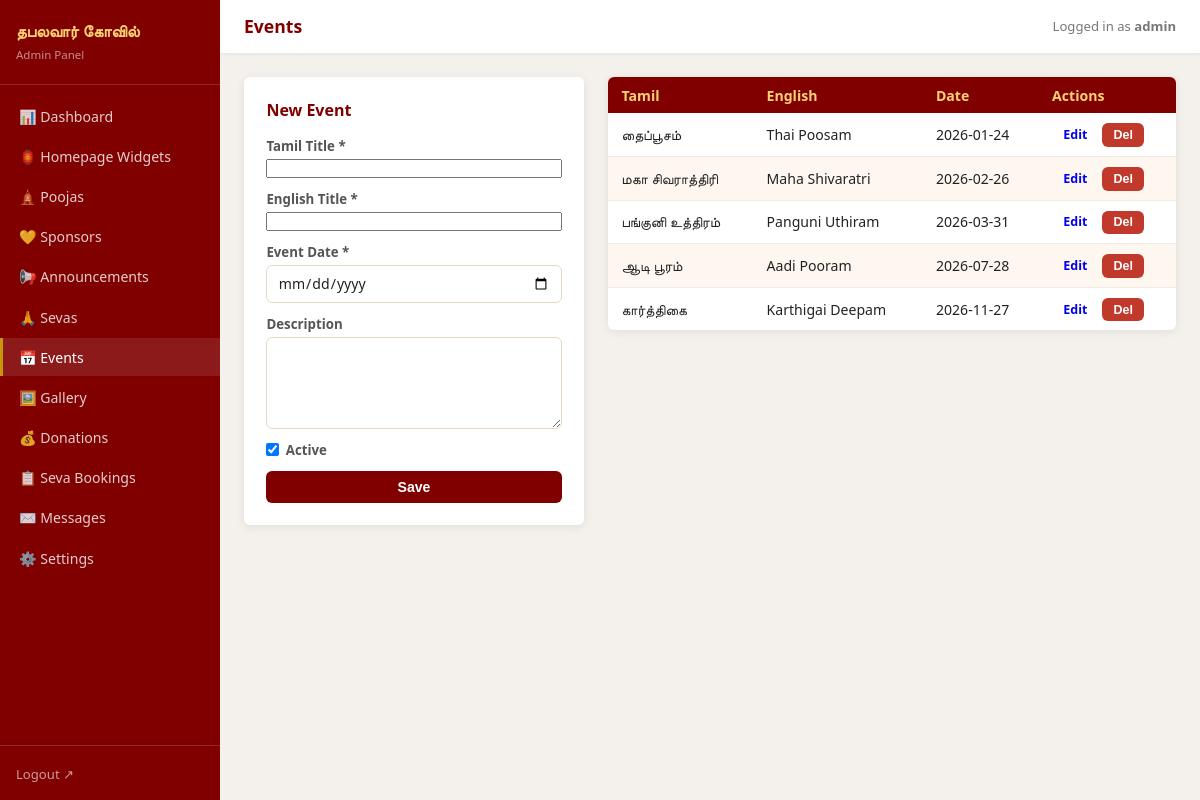
Screenshot of /backend/admin/events.php (signed in) with the database file from the repository.
### tables this page shows
CREATE TABLE IF NOT EXISTS `events` (
  `id`          INT UNSIGNED    NOT NULL AUTO_INCREMENT,
  `title_ta`    VARCHAR(300)    NOT NULL,
  `title_en`    VARCHAR(300)    NOT NULL,
  `description` TEXT            NULL,
  `event_date`  DATE            NOT NULL,
  `is_active`   TINYINT(1)      NOT NULL DEFAULT 1,
  PRIMARY KEY (`id`),
  KEY `idx_active_date` (`is_active`, `event_date`)
);

### backend/admin/events.php (the view, shortened to what this page needs)
<?php
require_once __DIR__ . '/includes/admin_layout.php';
$db  = getDB();
$rows    = $db->query('SELECT * FROM events ORDER BY event_date ASC')->fetchAll();
$editing = null;
?>
<div class="admin-two-col">
<div class="admin-form-box card">
  <h3><?= $editing ? 'Edit Event' : 'New Event' ?></h3>
  <form method="POST" action="/admin/events.php">
    <label>Tamil Title * <input name="title_ta" required value="<?= htmlspecialchars($editing['title_ta'] ?? '') ?>" /></label>
    <label>English Title * <input name="title_en" required value="<?= htmlspecialchars($editing['title_en'] ?? '') ?>" /></label>
    <label>Event Date * <input type="date" name="event_date" required value="<?= htmlspecialchars($editing['event_date'] ?? '') ?>" /></label>
    <label>Description <textarea name="description" rows="4"><?= htmlspecialchars($editing['description'] ?? '') ?></textarea></label>
    <label class="checkbox-label"><input type="checkbox" name="is_active" <?= (!$editing || $editing['is_active']) ? 'checked' : '' ?> /> Active</label>
    <button type="submit" class="btn btn-primary">Save</button>
  </form>
</div>
<div class="admin-list">
  <table class="admin-table">
    <thead><tr><th>Tamil</th><th>English</th><th>Date</th><th>Actions</th></tr></thead>
    <tbody>
      <?php foreach ($rows as $row): ?>
      <tr>
        <td><?= htmlspecialchars($row['title_ta']) ?></td>
        <td><?= htmlspecialchars($row['title_en']) ?></td>
        <td><?= htmlspecialchars($row['event_date']) ?></td>
        <td>
          <a href="/admin/events.php?edit=<?= $row['id'] ?>" class="btn btn-sm">Edit</a>
          <form method="POST" style="display:inline">
            <button class="btn btn-sm btn-danger" onclick="return confirm('Delete?')">Del</button>
          </form>
        </td>
      </tr>
      <?php endforeach; ?>
    </tbody>
  </table>
</div>
</div>

### backend/admin/assets/admin.css (style rules this page uses)
*, *::before, *::after { box-sizing: border-box; margin: 0; padding: 0; }
:root { --maroon: #800000; --gold: #c8960c; --saffron: #ff6b00; --cream: #fff8f0; --sidebar-w: 220px; --shadow: 0 2px 10px rgba(0, 0, 0, 0.08); --radius: 6px; --border: #e5d8c8; }
body { font-family: system-ui, sans-serif; background: #f4f1ec; color: #222; min-height: 100vh; }
body:not(.login-page) { display: flex; min-height: 100vh; }
.card { background: #fff; border-radius: var(--radius); box-shadow: var(--shadow); overflow: hidden; }
.admin-two-col { display: grid; grid-template-columns: 340px 1fr; gap: 1.5rem; align-items: flex-start; }
.admin-form-box { padding: 1.4rem; }
.admin-form-box h3 { color: var(--maroon); font-size: 1rem; margin-bottom: 1rem; }
form { display: flex; flex-direction: column; gap: 0.75rem; }
label { display: flex; flex-direction: column; font-size: 0.83rem; font-weight: 600; color: #555; gap: 0.25rem; }
.checkbox-label { flex-direction: row; align-items: center; gap: 0.4rem; cursor: pointer; }
input[type="text"], input[type="number"], input[type="date"], input[type="password"], input[type="tel"], input[type="file"], select, textarea { padding: 0.45rem 0.65rem; border: 1.5px solid var(--border); border-radius: var(--radius); font-size: 0.88rem; font-family: inherit; color: #222; background: #fff; }
.btn { display: inline-block; padding: 0.5rem 1.2rem; border-radius: var(--radius); font-size: 0.88rem; font-weight: 600; border: none; cursor: pointer; text-decoration: none; transition: background 0.15s; }
.btn-primary { background: var(--maroon); color: #fff; }
.btn-danger { background: #c0392b; color: #fff; }
.btn-sm { padding: 0.3rem 0.7rem; font-size: 0.78rem; }
.admin-table { width: 100%; border-collapse: collapse; font-size: 0.88rem; background: #fff; border-radius: var(--radius); overflow: hidden; box-shadow: var(--shadow); }
.admin-table th { background: var(--maroon); color: #ffd170; padding: 0.55rem 0.85rem; text-align: left; font-weight: 600; }
.admin-table td { padding: 0.5rem 0.85rem; border-bottom: 1px solid #f0ebe3; vertical-align: middle; }
.admin-table tr:last-child td { border-bottom: none; }
.admin-table tr:nth-child(even) td { background: #fdf7f0; }

### rows the page displays
events: title_ta "தைப்பூசம்", title_en "Thai Poosam", event_date "2026-01-24"
events: title_ta "மகா சிவராத்திரி", title_en "Maha Shivaratri", event_date "2026-02-26"
events: title_ta "பங்குனி உத்திரம்", title_en "Panguni Uthiram", event_date "2026-03-31"
events: title_ta "ஆடி பூரம்", title_en "Aadi Pooram", event_date "2026-07-28"
events: title_ta "கார்த்திகை", title_en "Karthigai Deepam", event_date "2026-11-27"

### other values shown
$pageTitle "Events"
$_SESSION['admin_user'] "admin"
